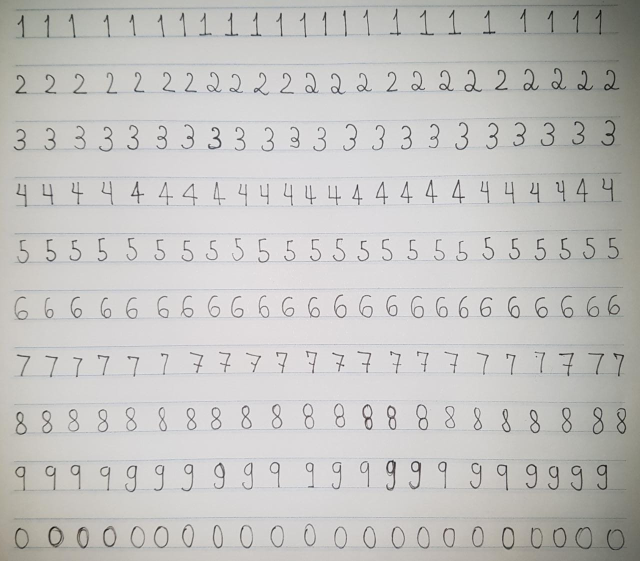
//> input picture lib/src/svm/assets/mydataset.jpeg, 1280 x 1122 px (shown at 1/2 size)
$ ./realtrain   (built with g++ and OpenCV 4)
//> lines starting //> are read from the running program, lines starting //| are printed output that depends on the picture; after the words box and inside, x2 and y2 are one past the last pixel; in counts of white or black regions, pixels touching at a corner belong together
#include <cstdlib>
#include <iostream>
#include <opencv2/highgui.hpp>
#include <opencv2/imgproc.hpp>
#include <opencv2/objdetect.hpp>
#include <opencv2/ml.hpp>
#include <opencv4/opencv2/core/matx.hpp>
#include <string>

using namespace std;
using namespace cv;

void showImage(string name, Mat image) {
    namedWindow(name, WINDOW_KEEPRATIO);
    imshow(name, image);
    resizeWindow(name, 500, 500);
    waitKey(0);
    destroyWindow(name);
}

Mat deskew(Mat &img) {
    Moments m = moments(img);

    if (abs(m.mu02) < 1e-2)
        return img.clone();

    float skew = m.mu11 / m.mu02;

    Mat warpMat = (Mat_<float>(2, 3) << 1, skew, -0.5 * 20 * skew, 0, 1, 0);

    Mat imgOut = Mat::zeros(img.rows, img.cols, img.type());

    warpAffine(img, imgOut, warpMat, imgOut.size(), WARP_INVERSE_MAP | INTER_LINEAR);

    return imgOut;
}

int main() {

    for (int imageCount = 0; imageCount < 2; imageCount++) {

        int width = 1000, height = 1000, thresh = 159;

        if (imageCount > 0)
            width = 2000, height = 1800, thresh = 179;


        Mat image = imread("assets/mydataset.jpeg");
//> image is the input picture: 1122 rows x 1280 cols, CV_8UC3; mean B, G, R 192.5, 194.7, 195.5

        if (imageCount > 0)
            image = imread("assets/mydataset2.jpg");
        /* bitwise_not(image, image); */
        /* showImage("Original", image); */

        Mat resizedImage;
        resize(image, resizedImage, Size(width, height));
        /* showImage("Resized", resizedImage); */

        Mat grayImage;
        cvtColor(resizedImage, grayImage, COLOR_BGR2GRAY);
        /* showImage("Grayscale", grayImage); */

        Mat threshImage;
        threshold(grayImage, threshImage, thresh, 255, THRESH_BINARY);
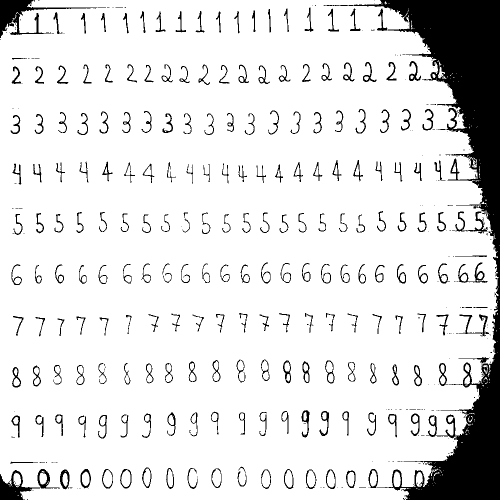
//> threshImage: 1000 rows x 1000 cols, CV_8UC1 (shown at 1/2 size); 88.3% white; 447 black regions (228 under 20 px)
        /* showImage("Thresh", threshImage); */

        vector<vector<Point>> contours;
        vector<Vec4i> hierarchy;
        findContours(threshImage, contours, hierarchy, RETR_TREE, CHAIN_APPROX_SIMPLE);
//> contours = 760 contours, 427 with area under 20; largest, box (x1, y1, x2, y2) and area: (0, 0, 997, 1000) 914123, (915, 524, 976, 567) 978, (909, 422, 976, 468) 792, (239, 937, 264, 978) 760, (203, 937, 227, 978) 722

        Mat imageClone = resizedImage.clone();
        drawContours(imageClone, contours, -1, Scalar(0, 255, 0), 1);
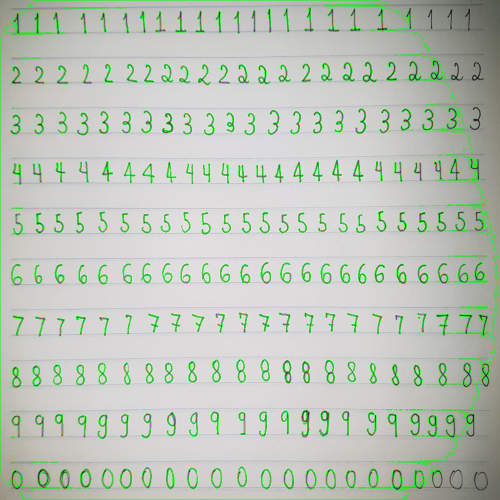
//> imageClone: 1000 rows x 1000 cols, CV_8UC3 (shown at 1/2 size); mean B, G, R 185.2, 197.5, 188
        /* showImage("Contours with NONE", imageClone); */

        imageClone = resizedImage.clone();
        vector<Mat> numbers;
        vector<int> numbersX, numbersY;


        for (int i = 0; i < contours.size(); i++) {
            Rect bound = boundingRect(contours.at(i));

            bool condition = bound.width >= 10 && bound.height >= 10 && bound.area() > 400 && bound.area() < 400 * 400;

            if (imageCount > 0)
                condition = bound.area() > 1000 && bound.area() < 1000 * 1000;

            if (condition) {
                /* cout << bound.area() << endl; */

                int beginX = bound.x - 10;
                int endX = bound.x + bound.width + 10;
                int beginY = bound.y - 10;
                int endY = bound.y + bound.height + 10;

                numbersX.push_back(bound.x);
                numbersY.push_back(bound.y);

                try {
                    numbers.push_back(threshImage.colRange(beginX, endX).rowRange(beginY, endY).clone());

                    rectangle(imageClone, Point(beginX, beginY), Point(endX, endY), Scalar(0, 255, 0), 2);
                } catch (cv::Exception exc) {
                    try {
                        beginX = bound.x;
                        endX = bound.x + bound.width;
                        beginY = bound.y;
                        endY = bound.y + bound.height;

                        numbersX.at(numbersX.size() - 1) = bound.x;
                        numbersY.at(numbersY.size() - 1) = bound.y;

                        numbers.push_back(threshImage.colRange(beginX, endX).rowRange(beginY, endY).clone());

                        rectangle(imageClone, Point(beginX, beginY), Point(endX, endY), Scalar(0, 255, 0), 2);
                    } catch (cv::Exception exc) {
                        continue;
                    }
                }
            }
        }
//> this loop made 760 passes
//> bound on passes 25, 33, 37: Rect(27, 945, 15, 30), Rect(832, 944, 14, 30), Rect(787, 943, 15, 31)
//> bound on passes 195, 197, 198, 199, 200, 201: Rect(474, 942, 20, 32), Rect(691, 940, 21, 37), Rect(695, 944, 14, 29), Rect(651, 938, 21, 41), Rect(654, 940, 16, 35), Rect(611, 938, 23, 41)
//> numbers[0]: 50 rows x 35 cols, CV_8UC1; 58.6% white; 7 black regions (6 under 20 px), largest, box (x1, y1, x2, y2) and area: (0, 5, 35, 50) 709
//> numbers[1]: 50 rows x 34 cols, CV_8UC1; 61.2% white; 6 black regions (5 under 20 px), largest, box (x1, y1, x2, y2) and area: (0, 6, 34, 50) 641
//> numbers[2]: 51 rows x 35 cols, CV_8UC1; 78.5% white; 3 black regions (1 under 20 px), largest, box (x1, y1, x2, y2) and area: (0, 6, 35, 48) 360, (28, 45, 35, 50) 20
//> numbers[3]: 52 rows x 40 cols, CV_8UC1; 92.6% white; black in thin lines or dots, all inside (x1, y1, x2, y2) = (11, 1, 29, 41)
//> numbers[4]: 57 rows x 41 cols, CV_8UC1; 90.8% white; black in thin lines or dots, all inside (x1, y1, x2, y2) = (2, 11, 41, 46)
//> numbers[5]: 49 rows x 34 cols, CV_8UC1; 87.4% white; black in thin lines or dots, all inside (x1, y1, x2, y2) = (0, 7, 34, 42)
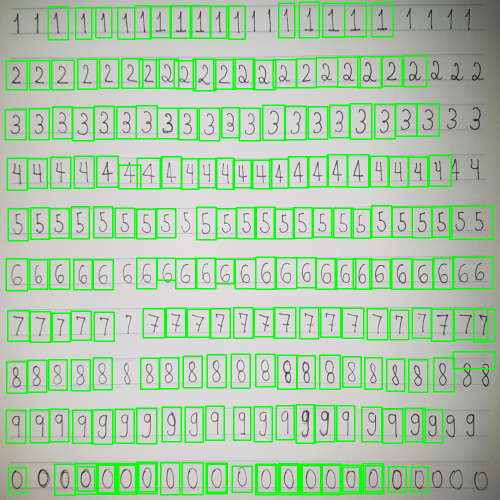
//> imageClone: 1000 rows x 1000 cols, CV_8UC3 (shown at 1/2 size); mean B, G, R 168.6, 200.8, 171.3
//> after the loop, numbersX = 211 values, max 957 at index 75, min 20 at index 156, mean 459.1; numbersY = 211 values, max 945 at index 0, min 14 at index 210, mean 506.3

        /* showImage("Bounded", imageClone); */

        int quantNumbers = numbersX.size();
//> quantNumbers = 211

        /* cout << quantNumbers << " " << numbersY.size() << " " << numbers.size() << endl; */

        for (int j = quantNumbers - 1; j > 0; j--) {
            for (int i = 0; i < j; i++) {
                bool changed = false;

                if (numbersX.at(i) > numbersX.at(i + 1)) {
                    int temp = numbersX.at(i);
                    numbersX.at(i) = numbersX.at(i + 1);
                    numbersX.at(i + 1) = temp;
                    changed = true;
                }
                if (numbersY.at(i) > numbersY.at(i + 1)) {
                    int temp = numbersY.at(i);
                    numbersY.at(i) = numbersY.at(i + 1);
                    numbersY.at(i + 1) = temp;
                    changed = true;
                }
                if (changed) {
                    Mat temp = numbers.at(i);
                    numbers.at(i) = numbers.at(i + 1);
                    numbers.at(i + 1) = temp;
                }
            }
        }
//> numbers[0]: 71 rows x 40 cols, CV_8UC1; 93.2% white; 3 black regions (2 under 20 px), largest, box (x1, y1, x2, y2) and area: (11, 11, 29, 60) 188
//> numbers[1]: 67 rows x 43 cols, CV_8UC1; 80.2% white; 5 black regions (2 under 20 px), largest, box (x1, y1, x2, y2) and area: (0, 0, 43, 15) 293, (11, 11, 32, 56) 247, (32, 53, 43, 55) 21
//> numbers[2]: 67 rows x 43 cols, CV_8UC1; 89.2% white; 4 black regions (1 under 20 px), largest, box (x1, y1, x2, y2) and area: (11, 11, 32, 56) 215, (18, 3, 43, 6) 64, (0, 4, 17, 6) 31
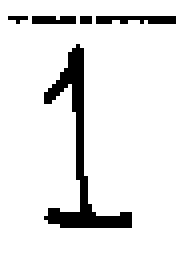
//> numbers[3]: 68 rows x 44 cols, CV_8UC1 (shown 4 times larger); 90.6% white; 5 black regions (2 under 20 px), largest, box (x1, y1, x2, y2) and area: (11, 11, 33, 57) 214, (24, 4, 44, 6) 34, (8, 4, 19, 6) 21
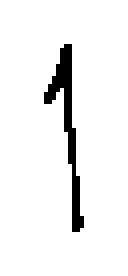
//> numbers[4]: 69 rows x 32 cols, CV_8UC1 (shown 4 times larger); 94.3% white; black in thin lines or dots, all inside (x1, y1, x2, y2) = (11, 11, 21, 58)
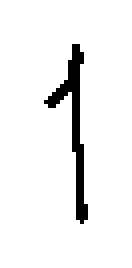
//> numbers[5]: 67 rows x 33 cols, CV_8UC1 (shown 4 times larger); 94.3% white; black in thin lines or dots, all inside (x1, y1, x2, y2) = (11, 11, 22, 56)
//> after the loop, numbersX = 211 values from 20 to 957; numbersY = 211 values from 14 to 945

        HOGDescriptor hog = HOGDescriptor(
            /* Size(20, 20), // winSize */
            /* Size(8, 8), // blockSize */
            /* Size(4, 4), // blockStride */
            /* Size(8, 8), // cellSize */
            Size(40, 40), // winSize
            Size(16, 16), // blockSize
            Size(8, 8), // blockStride
            Size(16, 16), // cellSize
            9, // nbins
            1, // derivAper
            -1.0, // winSigma
            HOGDescriptor::L2Hys, // histogramNormType
            0.2, // L2HysThresh
            false, // gammal correction
            64, // nlevels = 64
            true // use signed gradients
        );

        vector<vector<float>> hogDescriptors;
        vector<int> trainLabels;

        for (int i = 0; i < quantNumbers; i++) {
            /* cout << x << endl; */
            Mat currentNum = numbers.at(i);
            Mat resizedNum;

            string textNum = to_string(numbersY.at(i));

            resize(currentNum, resizedNum, Size(40, 40));

            Mat deskewedNum = deskew(resizedNum);

            if (imageCount > 0) {
                int num = stoi(textNum);
                int label = -1;
                if (textNum.size() < 3)
                    label = 1;
                else {
                    if (num > 200 && num < 400)
                        label = 2;
                    else if (num > 400 && num < 500)
                        label = 3;
                    else if (num > 500 && num < 700)
                        label = 4;
                    else if (num > 700 && num < 900)
                        label = 5;
                    else if (num > 900 && num < 1100)
                        label = 6;
                    else if (num > 1100 && num < 1300)
                        label = 7;
                    else if (num > 1300 && num < 1400)
                        label = 8;
                    else if (num > 1400 && num < 1600)
                        label = 9;
                    else
                        label = 0;
                }
                trainLabels.push_back(label);
                /* showImage(to_string(label), deskewedNum); */
            } else {
                if (textNum.size() < 3)
                    trainLabels.push_back(1);
                else {
                    string name = "";
                    char appender = textNum[0] == '9' ? '0' : textNum[0] + 1;
                    name += appender;
                    trainLabels.push_back(stoi(name));
                }
            }

            vector<float> numDescriptors;
            hog.compute(deskewedNum, numDescriptors);

            /* cout << numDescriptors[0] << " " << numDescriptors[1] << " " << numDescriptors[2] << endl; */

            hogDescriptors.push_back(numDescriptors);
        }
//> this loop made 211 passes
//> (textNum, skew in deskew, warpMat in deskew, appender, name) on passes 16 to 25: ("121", 0.0078, [[1, 0.0078, -0.078], [0, 1, 0]], '2', '2'), ("123", 0.00312, [[1, 0.00312, -0.0312], [0, 1, 0]], '2', '2'), ("123", 0.00103, [[1, 0.00103, -0.0103], [0, 1, 0]], '2', '2'), ("124", -0.0031, [[1, -0.0031, 0.031], [0, 1, 0]], '2', '2'), ("125", -0.00133, [[1, -0.00133, 0.0133], [0, 1, 0]], '2', '2'), ("127", 0.00255, [[1, 0.00255, -0.0255], [0, 1, 0]], '2', '2'), ("127", -0.00291, [[1, -0.00291, 0.0291], [0, 1, 0]], '2', '2'), ("128", -0.00395, [[1, -0.00395, 0.0395], [0, 1, 0]], '2', '2'), ("128", 0.00378, [[1, 0.00378, -0.0378], [0, 1, 0]], '2', '2'), ("128", 0.000502, [[1, 0.000502, -0.00502], [0, 1, 0]], '2', '2')
//> (textNum, skew in deskew, warpMat in deskew) on passes 1 to 6: ("14", 0.00153, [[1, 0.00153, -0.0153], [0, 1, 0]]), ("16", 0.0918, [[1, 0.0918, -0.918], [0, 1, 0]]), ("16", -0.000759, [[1, -0.000759, 0.00759], [0, 1, 0]]), ("16", -0.000479, [[1, -0.000479, 0.00479], [0, 1, 0]]), ("16", -0.00521, [[1, -0.00521, 0.0521], [0, 1, 0]]), ("21", -0.00209, [[1, -0.00209, 0.0209], [0, 1, 0]])
//> after the loop, trainLabels = 211 values, max 9 at index 162, min 0 at index 182, mean 4.42; hogDescriptors = 211 items

        int descriptorSize = hogDescriptors.at(0).size();
//> descriptorSize = 144

        Mat hogMat(hogDescriptors.size(), descriptorSize, CV_32FC1);
//> hogMat: 211 rows x 144 cols, CV_32FC1; every value is 0

        for (int i = 0; i < hogDescriptors.size(); i++) {
            for (int j = 0; j < descriptorSize; j++) {
                hogMat.at<float>(i, j) = hogDescriptors[i][j];
            }
        }
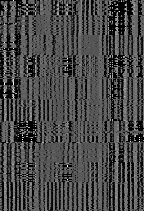
//> hogMat: 211 rows x 144 cols, CV_32FC1; min 0, max 0.995, mean 0.281

        Ptr<ml::SVM> svm = ml::SVM::create();

        if (imageCount > 0)
            svm = ml::SVM::load("assets/trainedData.yml");

        svm -> setC(12.5);
        svm -> setGamma(0.5);
        svm -> setKernel(ml::SVM::RBF);
        svm -> setType(ml::SVM::C_SVC);

        Ptr<ml::TrainData> data = ml::TrainData::create(hogMat, ml::ROW_SAMPLE, trainLabels);


        svm -> trainAuto(data);

        // [4 lines of commented-out code are left out]

        svm -> save("assets/trainedData.yml");


        // [11 lines of commented-out code are left out]
    }
//> pass 2 of the loop `for (int imageCount = 0; imageCount < 2; imageCount++)`:
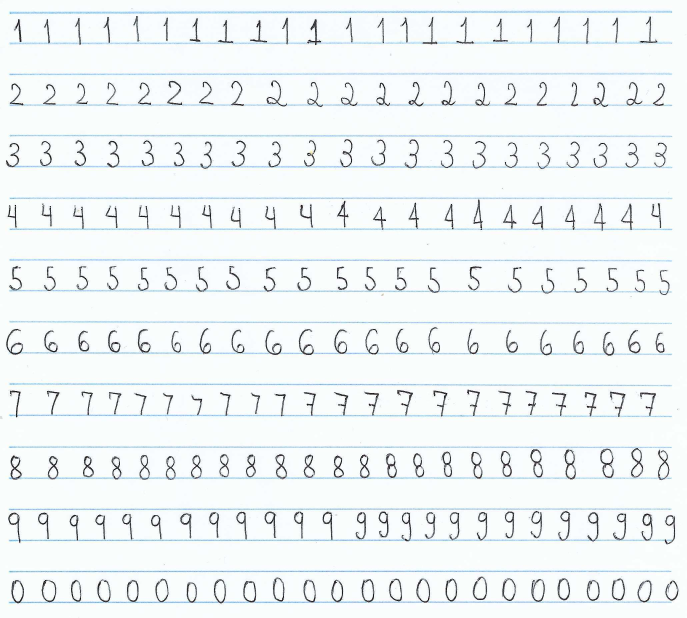
//> input picture lib/src/svm/assets/mydataset2.jpg, 2060 x 1852 px (shown at 1/3 size)
//> image is the input picture: 1852 rows x 2060 cols, CV_8UC3; mean B, G, R 245.2, 244.1, 238.8
//> resizedImage: 1800 rows x 2000 cols, CV_8UC3
//> grayImage: 1800 rows x 2000 cols, CV_8UC1
//> `threshold(grayImage, threshImage, thresh, 255, THRESH_BINARY);`:
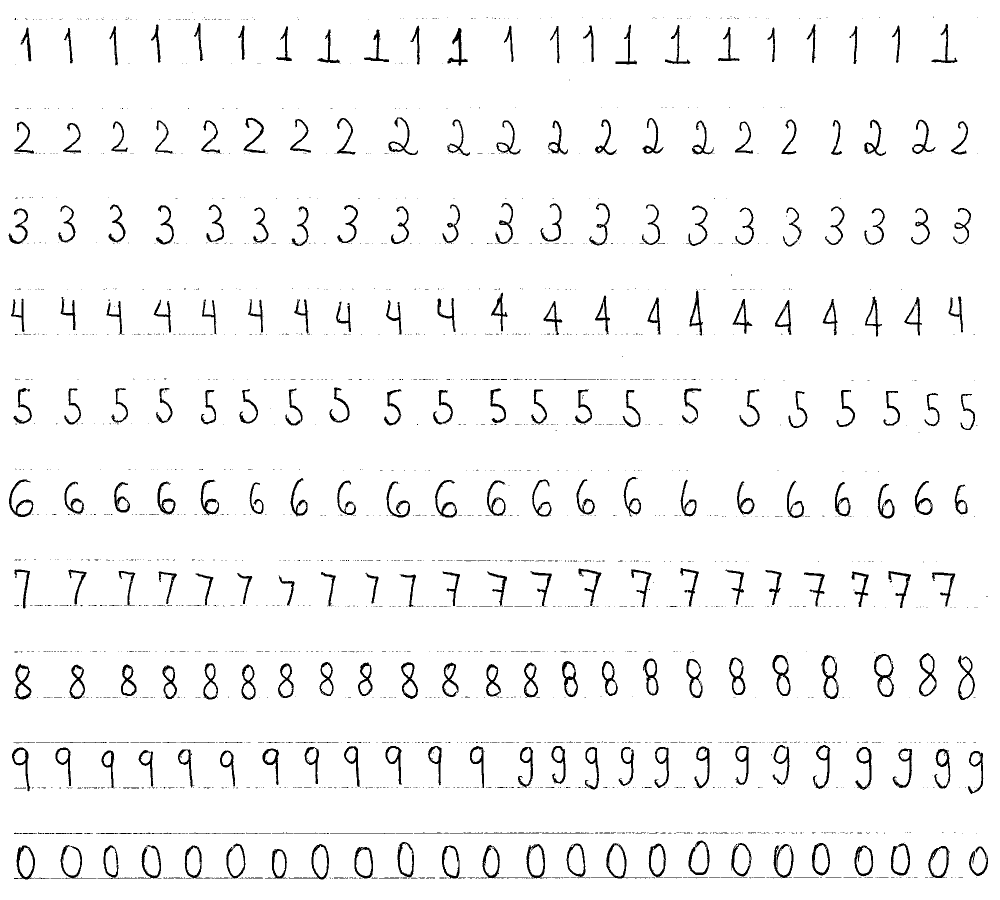
//> threshImage: 1800 rows x 2000 cols, CV_8UC1 (shown at 1/2 size); 96.1% white; 2406 black regions (2100 under 20 px)
//> contours = 2882 contours, 2345 with area under 20; largest, box (x1, y1, x2, y2) and area: (0, 0, 2000, 1800) 3596201, (1747, 1307, 1789, 1395) 2614, (120, 1689, 194, 1758) 2406, (1376, 1680, 1420, 1751) 2352, (1642, 1309, 1678, 1399) 2252
//> the loop `for (int i = 0; i < contours.size(); i++)` made 2882 passes
//> bound on passes 1 to 8: Rect(0, 0, 2000, 1800), Rect(897, 1755, 3, 3), Rect(818, 1755, 3, 3), Rect(815, 1755, 4, 3), Rect(722, 1755, 4, 3), Rect(714, 1755, 3, 3), Rect(663, 1755, 4, 3), Rect(651, 1755, 3, 3)
//> after the loop `for (int i = 0; i < hogDescriptors.size(); i++)`:
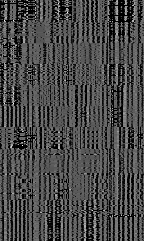
//> hogMat: 241 rows x 144 cols, CV_32FC1; min 0, max 0.995, mean 0.282


    return 0;
}
